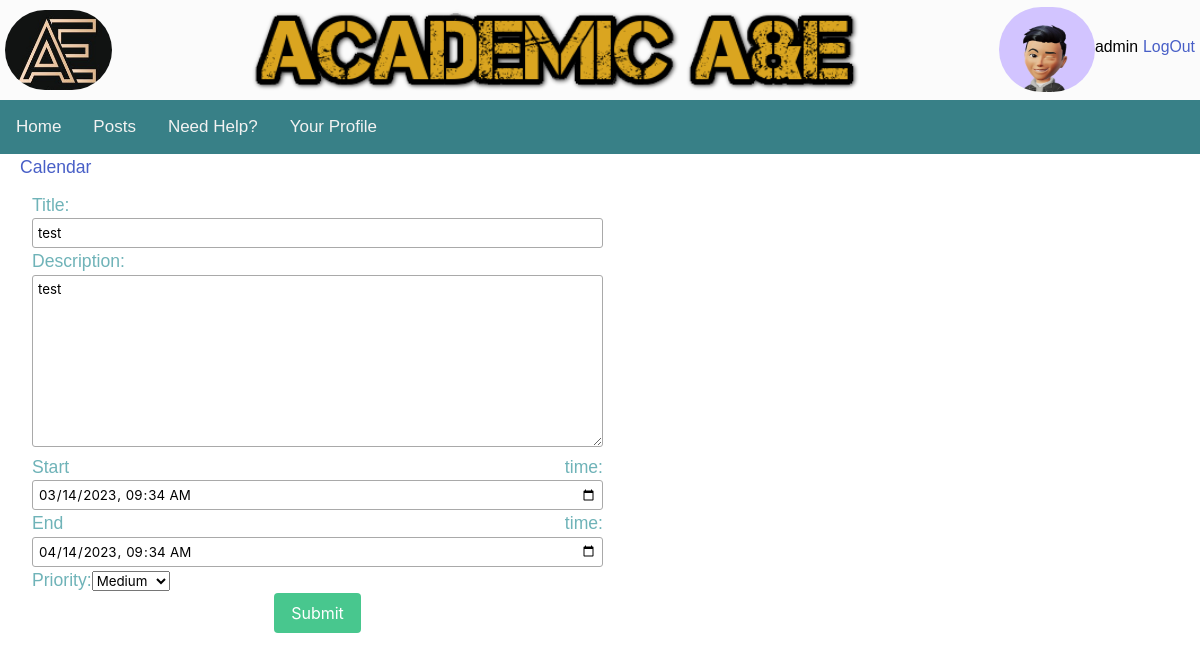
Screenshot of /event/update_event/9 (signed in) with the database file from the repository.
### user_profiles/models.py (models this page shows, shortened)
class Profile2(models.Model):
    user = models.OneToOneField(User, on_delete=models.CASCADE)
    avatar = models.ImageField(default='default.jpg', upload_to='profile_images')
    firstname = models.CharField(max_length=100)
    lastname = models.CharField(max_length=100)
    year_group = models.CharField(max_length=10, choices=YEAR_CHOICES)
    subject1 = models.ForeignKey(Subjects, blank=True, null=True, on_delete=models.CASCADE,related_name='subject1')
    subject2 = models.ForeignKey(Subjects, blank=True, null=True, on_delete=models.CASCADE,related_name='subject2')
    subject3 = models.ForeignKey(Subjects, blank=True, null=True, on_delete=models.CASCADE,related_name='subject3')
    subject4 = models.ForeignKey(Subjects, blank=True, null=True, on_delete=models.CASCADE,related_name='subject4')

### cal/models.py (models this page shows, shortened)
class Event(models.Model):
    title = models.CharField(max_length=100)
    priority=models.CharField(max_length=20, choices=EVENT_PRIORITY)
    description = models.TextField()
    start_time = models.DateTimeField()
    end_time = models.DateTimeField()
    username = models.ForeignKey(User, blank=True, null=True, on_delete=models.CASCADE)

### cal/views.py (the view, shortened to what this page needs)
# urls.py: path('event/update_event/<int:event_id>', views.event, name='update_event'),
@login_required(login_url=reverse_lazy('login'))
def event(request, event_id=None):
    instance = Event()
    if event_id:
        instance = get_object_or_404(Event, pk=event_id,username_id=request.user.id)
    else:
        instance = Event()
    form = EventForm(request.POST or None, instance=instance)
    return render(request, 'cal/event.html', {'form': form})

### cal/forms.py (shortened to what this page needs)
class EventForm(ModelForm):
  class Meta:
    model = Event
    widgets = {
      'start_time': DateInput(attrs={'type': 'datetime-local'}, format='%Y-%m-%dT%H:%M'),
      'end_time': DateInput(attrs={'type': 'datetime-local'}, format='%Y-%m-%dT%H:%M'),
    }
    fields = ['title','description','start_time','end_time','priority']
  def __init__(self, *args, **kwargs):
    super(EventForm, self).__init__(*args, **kwargs)
    self.fields['start_time'].input_formats = ('%Y-%m-%dT%H:%M',)
    self.fields['end_time'].input_formats = ('%Y-%m-%dT%H:%M',)

### cal/templates/cal/event.html (shortened to what this page needs)
{% extends "base.html" %}
{% block content %}
<div class="clearfix">
  <a class="btn btn-info left" href="{% url 'cal:calendar' %}"> Calendar </a>
</div>
<div class="column is-half">
  <form method="post">
      {{ form }}
      <div class="has-text-centered">
        <button type="submit" class="button is-success"> Submit </button>
      </div>
  </form>
</div>
{% endblock %}

### nea_site/templates/base.html (shortened to what this page needs)
{% load static %}
<!DOCTYPE html>
<html>
<head>
<link href ="{% static 'main.css' %}" rel ="stylesheet" type = "text/css">
<link rel="stylesheet" type="text/css" href="{% static 'cal/css/styles.css' %}">
<link rel="stylesheet" type="text/css" href="https://cdn.datatables.net/1.13.1/css/jquery.dataTables.min.css">
<link rel="stylesheet" href="https://cdnjs.cloudflare.com/ajax/libs/Chart.js/2.8.0/Chart.min.css" />
<link rel="stylesheet" href="https://cdn.jsdelivr.net/npm/bulma@0.9.3/css/bulma.min.css">
</head>
<body>
<div class ="wrapper">
    <div class="header">
        <div class="header-logo"><img class="header-logo-image" src="{% static 'logo.jpg' %}" alt=""/></div>
        <div class="header-top-banner"><img class="top-banner-image" src="{% static 'top_banner.png' %}" width="700" height="150" title="I'm the top banner" alt=""/></div>
        <div class="user-login-status">
            {% if user.is_authenticated %}
            <img class="user-profile-image" src="{{ user.profile2.avatar.url }} "/>
            <div class="user-name">  <h1>{{ user.username }} </h1></div>
            <div class="user-logout-url"><a href="{% url 'logout' %}?next=/">LogOut</a></div>
            {% endif %}
        </div>
    </div>
    <div id="topnavbar">
        <a class="nav-link" href="{% url 'homepage' %}">Home</a>
        <a class="nav-link" href="{% url 'posts:mainscreen' %} ">Posts</a>
        <a class="nav-link" href="/need_help">Need Help?</a>
        <a class="nav-link" href="/user_profiles/profile/">Your Profile</a>
    </div>
    <div id="main">
        {% block content %}
        {% endblock content %}
    </div>
</div>
</body>
</html>

### nea_site/static/main.css (style rules this page uses)
.wrapper { background-color: currentColor; font-family: 'Avenir', Helvetica, sans-serif; font-size: 1.1em; text-align: justify; color: #fbfbfb; margin-top: 0px; margin-left: auto; margin-right: auto; width: auto; }
.header { display:flex }
.header-logo { display:flex; height: 100px; vertical-align: top; margin-left: 5px; }
.header-logo-image { width: 120px; height: 80px; border-radius: 130px; margin-top: 10px; }
.user-profile-image { width: 120px; height: 85px; border-radius: 150px; vertical-align: top; margin-top: 7px; }
.header-top-banner { display: flex; width: auto; height: 100px; vertical-align: top; align-content: center; margin-right: 130px; margin-left: 130px; }
.top-banner-image { height: 100px; }
.user-login-status { color: #353942; display: flex; width: auto; }
.user-name { display: flex; text-align: center; font-size: 0.9em; margin-top: 5px; margin-right: 5px; padding-top: 30px; padding-bottom: 10px; clear: both; color: black; }
.user-logout-url { display: flex; text-align: center; font-size: 0.9em; margin-top: 5px; margin-right: 5px; padding-top: 30px; padding-bottom: 10px; clear: both; color: black; }
#topnavbar { background-color: #388087; overflow: hidden; }
#topnavbar a { float: left; color: #f2f2f2; text-align: center; padding: 14px 16px; text-decoration: none; font-size: 17px; }
#main { width: 100%; float: left; margin-left: 20px; margin-right: 10px; padding-right: 10px; color: #6FB3B8; }
input, textarea { width: 100%; padding: 5px!important; -webkit-box-sizing: border-box; -moz-box-sizing: border-box; border-radius: 3px; border-style: solid; border-width: 1px; border-color: rgb(169, 169, 169); }
input { height: 30px; }

### rows the page displays
Event: title "test", description "test", start_time "03/14/2023 09:34", end_time "04/14/2023 09:34", priority "Medium"

### other values shown
{{ user.username }} "admin"
